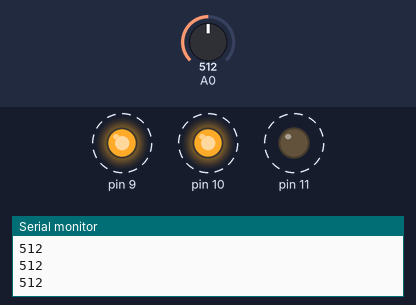
The sketch below on a simulated Arduino Uno, built with avr-gcc and run on an emulated ATmega328P. On the bench: output pins drawn as LEDs (lit = HIGH), the last lines printed to the serial monitor. Dashed ring = blinking. Inputs (shaded band) come from the test bench; at power-on: A0 = 512.

Above: at 1.37 s.
1.4 s: A0 set to 537
4.4 s: A0 set to 558
At 5.2 s:
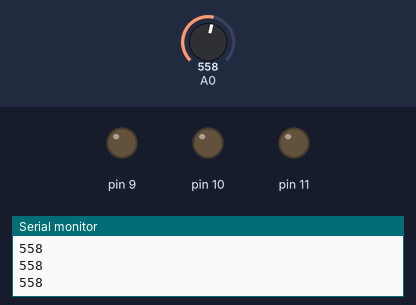
6.0 s: A0 set to 540
At 6.15 s:
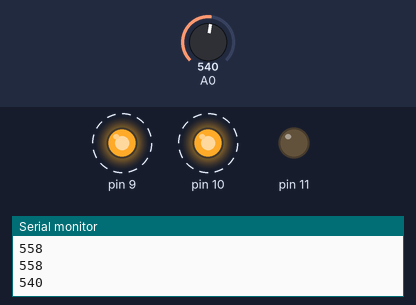
Timing chart, 0 to 15.0 s (numbered marks = the images above; inputs shaded):
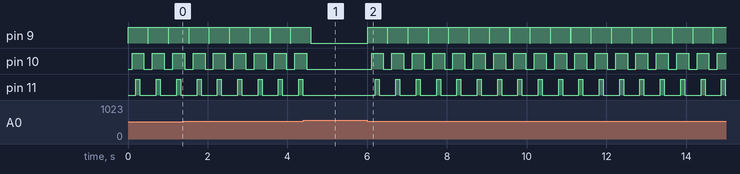

Measured:
- the behaviour switches between 549 and 550 on A0 (found by bisection; images 0 and 1)
- after the input at 4.4 s, pin 9: goes on until 4.6 s, then stays LOW; pin 10: goes on until 4.5 s, then stays LOW; pin 11: stops changing and stays LOW
- after the input at 6.0 s, pin 9: alternates HIGH for 0.50 s and LOW for 0.01 s, starting at once; pin 10: alternates HIGH for 0.30 s and LOW for 0.21 s, starting after 0.11 s; pin 11: alternates HIGH for 0.10 s and LOW for 0.41 s, starting after 0.21 s
- by itself, pin 9: alternates HIGH for 0.50 s and LOW for 0.01 s
- by itself, pin 10: alternates HIGH for 0.30 s and LOW for 0.21 s
- by itself, pin 11: alternates HIGH for 0.10 s and LOW for 0.41 s

The sketch:

LazerTripWire.ino
```cpp
//RGB Led  Common Cathode
//10K potentiometer
int lightRead = 0;

void setup()
{
 Serial.begin(9600);
 pinMode(9, OUTPUT);
 pinMode(10, OUTPUT);
 pinMode(11, OUTPUT);

}

void loop()
{
  lightRead = analogRead(A0);
  Serial.println(lightRead);
  if(lightRead < 550)
  {
    digitalWrite(9, HIGH);
    delay(100);
    digitalWrite(10, HIGH);
    delay(100);
    digitalWrite(11, HIGH);
    delay(100);
    digitalWrite(11, LOW);
    delay(100);
    digitalWrite(10, LOW);
    delay(100);
    digitalWrite(9, LOW);
  delay(10);
  }
}
```
